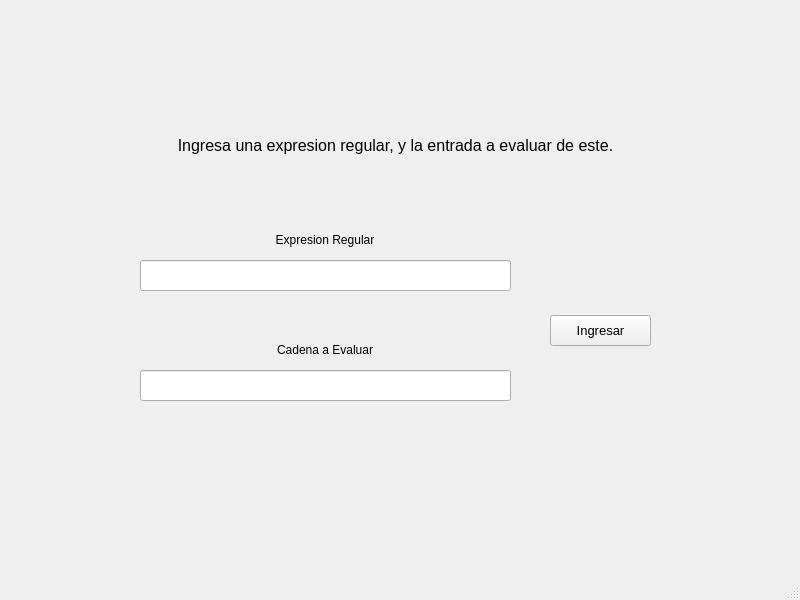
<?xml version="1.0" encoding="UTF-8"?>
<ui version="4.0">
 <class>MainWindow</class>
 <widget class="QMainWindow" name="MainWindow">
  <property name="geometry">
   <rect>
    <x>0</x>
    <y>0</y>
    <width>800</width>
    <height>600</height>
   </rect>
  </property>
  <property name="windowTitle">
   <string>MainWindow</string>
  </property>
  <widget class="QWidget" name="centralwidget">
   <widget class="QLineEdit" name="lineaDeEntradaER">
    <property name="geometry">
     <rect>
      <x>140</x>
      <y>260</y>
      <width>371</width>
      <height>31</height>
     </rect>
    </property>
    <property name="font">
     <font>
      <family>MS Sans Serif</family>
     </font>
    </property>
   </widget>
   <widget class="QLineEdit" name="lineaDeEntradaCadena">
    <property name="geometry">
     <rect>
      <x>140</x>
      <y>370</y>
      <width>371</width>
      <height>31</height>
     </rect>
    </property>
    <property name="font">
     <font>
      <family>MS Sans Serif</family>
     </font>
    </property>
   </widget>
   <widget class="QPushButton" name="botonIngresar">
    <property name="geometry">
     <rect>
      <x>550</x>
      <y>315</y>
      <width>101</width>
      <height>31</height>
     </rect>
    </property>
    <property name="font">
     <font>
      <family>MS Sans Serif</family>
      <pointsize>10</pointsize>
     </font>
    </property>
    <property name="text">
     <string>Ingresar</string>
    </property>
   </widget>
   <widget class="QLabel" name="label">
    <property name="geometry">
     <rect>
      <x>120</x>
      <y>130</y>
      <width>551</width>
      <height>31</height>
     </rect>
    </property>
    <property name="font">
     <font>
      <family>MS Sans Serif</family>
      <pointsize>12</pointsize>
     </font>
    </property>
    <property name="text">
     <string>Ingresa una expresion regular, y la entrada a evaluar de este.</string>
    </property>
    <property name="alignment">
     <set>Qt::AlignCenter</set>
    </property>
   </widget>
   <widget class="QLabel" name="etiquetaCadena">
    <property name="geometry">
     <rect>
      <x>160</x>
      <y>340</y>
      <width>330</width>
      <height>20</height>
     </rect>
    </property>
    <property name="font">
     <font>
      <family>MS Sans Serif</family>
     </font>
    </property>
    <property name="text">
     <string>Cadena a Evaluar</string>
    </property>
    <property name="alignment">
     <set>Qt::AlignCenter</set>
    </property>
   </widget>
   <widget class="QLabel" name="etiquetaER">
    <property name="geometry">
     <rect>
      <x>160</x>
      <y>230</y>
      <width>330</width>
      <height>20</height>
     </rect>
    </property>
    <property name="font">
     <font>
      <family>MS Sans Serif</family>
     </font>
    </property>
    <property name="text">
     <string>Expresion Regular</string>
    </property>
    <property name="alignment">
     <set>Qt::AlignCenter</set>
    </property>
   </widget>
   <widget class="QLabel" name="resultados">
    <property name="geometry">
     <rect>
      <x>155</x>
      <y>430</y>
      <width>341</width>
      <height>20</height>
     </rect>
    </property>
    <property name="font">
     <font>
      <family>MS Sans Serif</family>
      <pointsize>12</pointsize>
     </font>
    </property>
    <property name="text">
     <string/>
    </property>
    <property name="alignment">
     <set>Qt::AlignCenter</set>
    </property>
   </widget>
  </widget>
  <widget class="QStatusBar" name="statusbar"/>
 </widget>
 <resources/>
 <connections/>
</ui>
